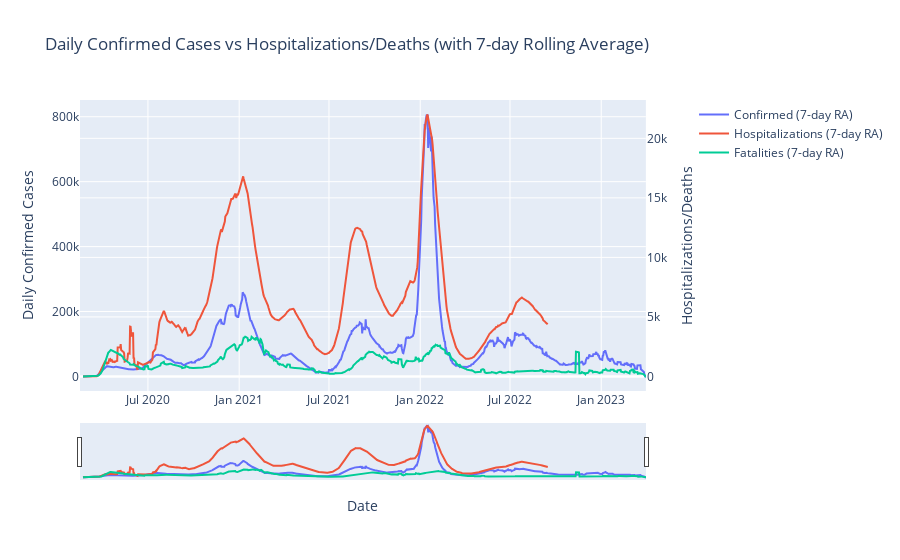

Notebook source saved alongside this figure:
### Code cell
fig = make_subplots(specs=[[{"secondary_y": True}]])
fig.add_trace(go.Scatter(x=master_df.index, y=master_df['new_confirmed_ra'], name='Confirmed (7-day RA)'), secondary_y=False)
fig.add_trace(go.Scatter(x=master_df.index, y=master_df['new_hospitalized_patients_ra'], name='Hospitalizations (7-day RA)'), secondary_y=True)
fig.add_trace(go.Scatter(x=master_df.index, y=master_df['new_fatal_ra'], name='Fatalities (7-day RA)'), secondary_y=True)

# Update the layout
fig.update_layout(title='Daily Confirmed Cases vs Hospitalizations/Deaths (with 7-day Rolling Average)',
                  xaxis_title='Date',
                  yaxis_title='Daily Confirmed Cases',
                  yaxis2_title='Hospitalizations/Deaths')

fig.update_xaxes(rangeslider_visible=True)

fig.show()

### Figure 1 — Plotly figure (JSON) as saved in the notebook; plotly's stock layout.template omitted (floating-point values rounded to 4 significant figures; data arrays with more than 128 entries replaced by an {"elided": "..."} marker saying what was removed)
{"data": [{"name": "Confirmed (7-day RA)", "type": "scatter", "x": {"elided": "1142 str values"}, "xaxis": "x", "y": {"elided": "1142 float values"}, "yaxis": "y"}, {"name": "Hospitalizations (7-day RA)", "type": "scatter", "x": {"elided": "1142 str values"}, "xaxis": "x", "y": {"elided": "1142 float values"}, "yaxis": "y2"}, {"name": "Fatalities (7-day RA)", "type": "scatter", "x": {"elided": "1142 str values"}, "xaxis": "x", "y": {"elided": "1142 float values"}, "yaxis": "y2"}], "layout": {"title": {"text": "Daily Confirmed Cases vs Hospitalizations/Deaths (with 7-day Rolling Average)"}, "xaxis": {"anchor": "y", "domain": [0, 0.94], "rangeslider": {"visible": true}, "title": {"text": "Date"}}, "yaxis": {"anchor": "x", "domain": [0, 1], "title": {"text": "Daily Confirmed Cases"}}, "yaxis2": {"anchor": "x", "overlaying": "y", "side": "right", "title": {"text": "Hospitalizations/Deaths"}}}}
